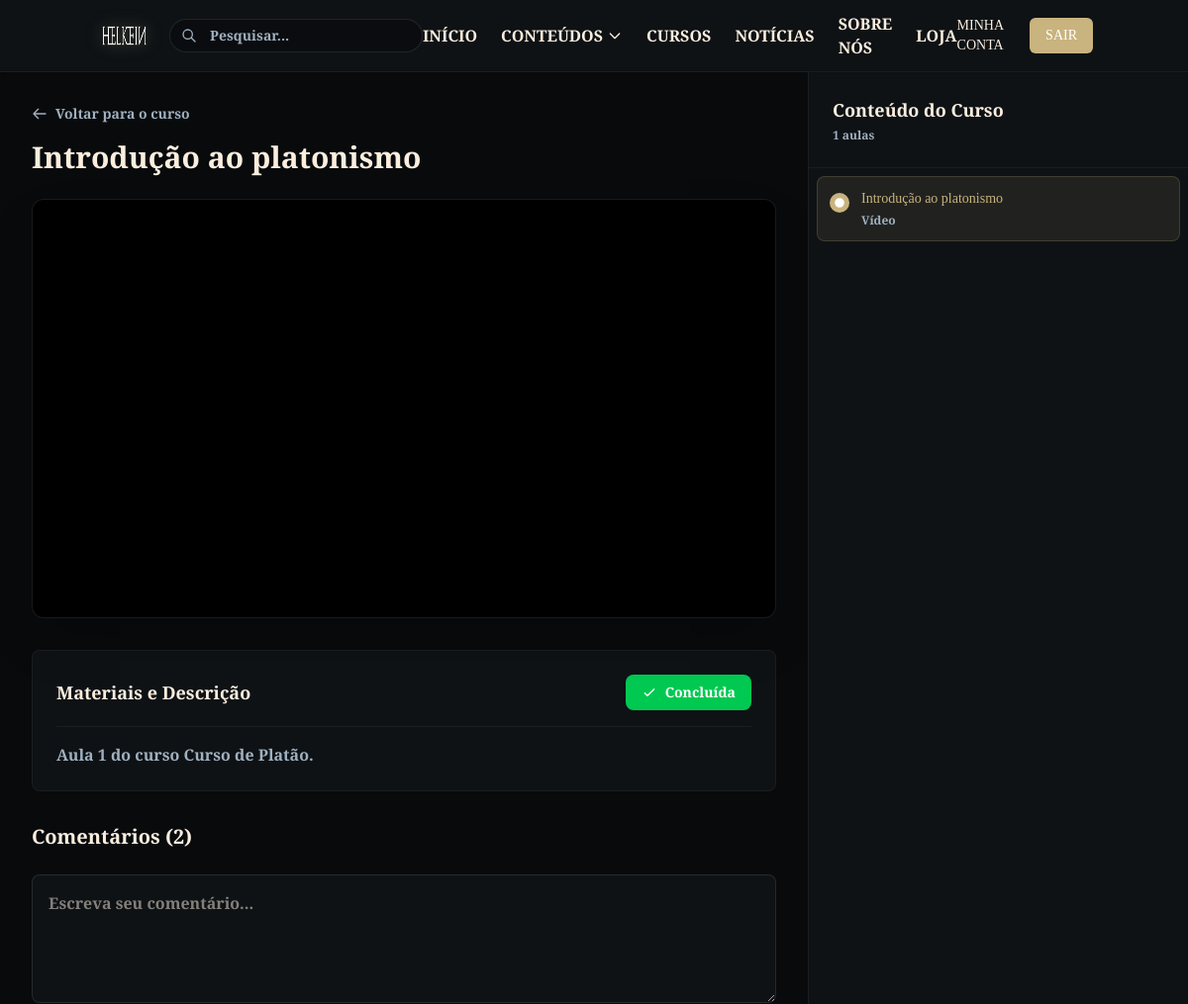
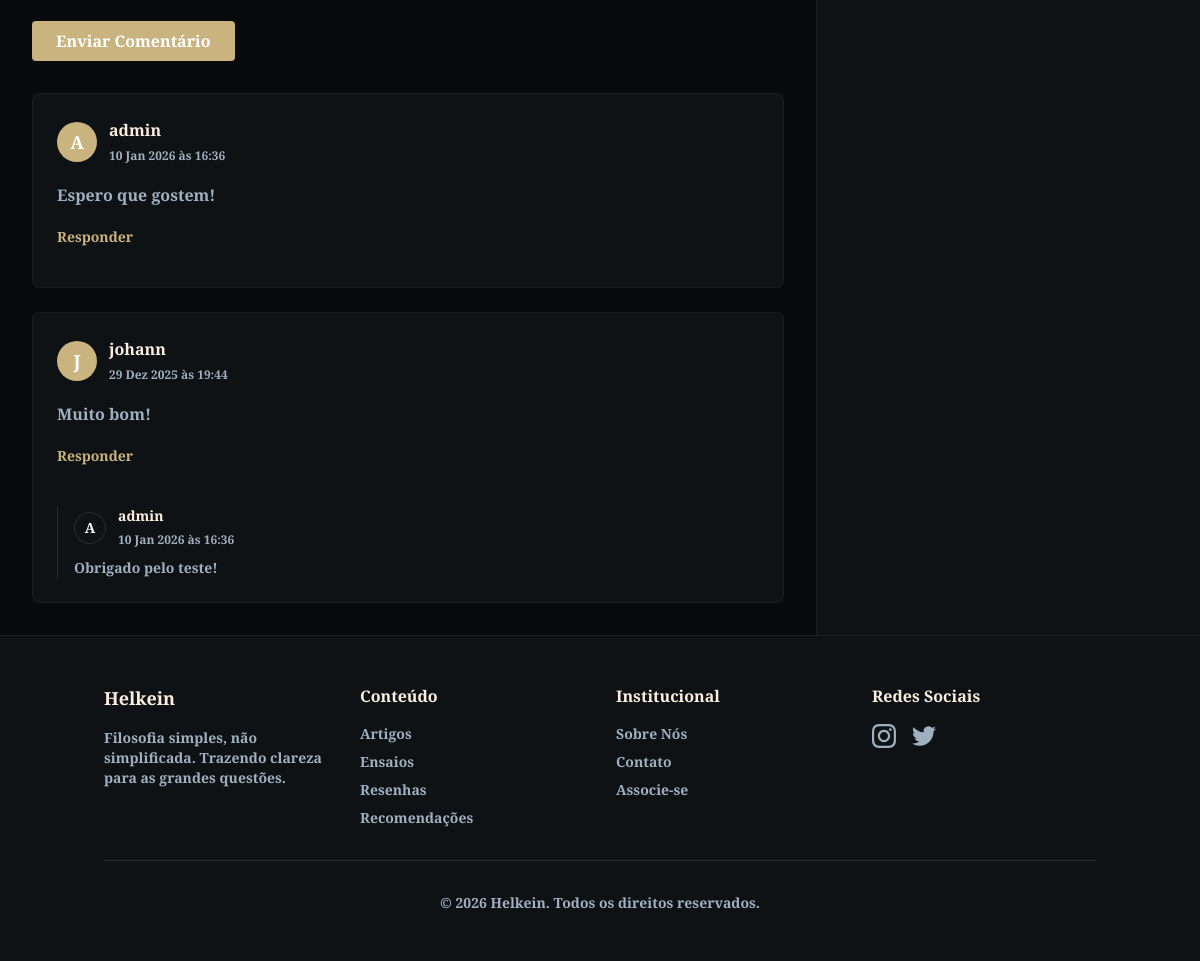
The page /cursos/curso-platao/aula/1/ (signed in) on the database its author committed (2 pictures, top to bottom).
### core/models.py (models this page shows, shortened)
class Lesson(models.Model):
    course = models.ForeignKey(Course, on_delete=models.CASCADE, related_name='lessons')
    module = models.ForeignKey(Module, on_delete=models.SET_NULL, related_name='lessons', null=True, blank=True)
    title = models.CharField(max_length=200)
    order = models.PositiveIntegerField()
    vimeo_video_id = models.CharField(max_length=100, blank=True, null=True)
    duration = models.CharField(max_length=10, blank=True, null=True, help_text="Duration in MM:SS")
    materials = models.FileField(upload_to='lessons/materials/', blank=True, null=True)
    required_plan = models.ForeignKey(Plan, on_delete=models.SET_NULL, null=True, blank=True)
    class Meta:
        ordering = ['order']
        verbose_name = "Aula"
        verbose_name_plural = "Aulas"

class Course(models.Model):
    STATUS_CHOICES = [
        ('draft', 'Draft'),
        ('published', 'Published'),
    ]
    title = models.CharField(max_length=200)
    slug = models.SlugField(unique=True, blank=True)
    description = models.TextField()
    cover_image = models.ImageField(upload_to='courses/covers/', blank=True, null=True)
    status = models.CharField(max_length=20, choices=STATUS_CHOICES, default='draft')
    created_at = models.DateTimeField(auto_now_add=True)
    updated_at = models.DateTimeField(auto_now=True)
    views = models.PositiveIntegerField(default=0)
    class Meta:
        verbose_name = "Curso"
        verbose_name_plural = "Cursos"

class Comment(models.Model):
    user = models.ForeignKey(User, on_delete=models.CASCADE, related_name='comments')
    content = models.TextField()
    created_at = models.DateTimeField(auto_now_add=True)
    active = models.BooleanField(default=True)
    parent = models.ForeignKey('self', on_delete=models.CASCADE, null=True, blank=True, related_name='replies')
    article = models.ForeignKey(Article, on_delete=models.CASCADE, related_name='comments', null=True, blank=True)
    lesson = models.ForeignKey(Lesson, on_delete=models.CASCADE, related_name='comments', null=True, blank=True)
    class Meta:
        ordering = ['-created_at']
        verbose_name = "Comentário"
        verbose_name_plural = "Comentários"

### core/views.py (the view)
# urls.py: path('cursos/<slug:course_slug>/aula/<int:lesson_id>/', views.lesson_detail, name='lesson_detail'),
def lesson_detail(request, course_slug, lesson_id):
    course = get_object_or_404(Course, slug=course_slug, status='published')
    lesson = get_object_or_404(Lesson, id=lesson_id, course=course)
    comments = lesson.comments.filter(active=True, parent__isnull=True)
    is_completed = False
    if request.user.is_authenticated:
        is_completed = CourseProgress.objects.filter(user=request.user, lesson=lesson).exists()
    if request.method == 'POST':
        if not request.user.is_authenticated:
            return redirect('account_login')
        form = CommentForm(request.POST)
        if form.is_valid():
            comment = form.save(commit=False)
            comment.user = request.user
            comment.lesson = lesson
            parent_id = request.POST.get('parent_id')
            if parent_id:
                try:
                    parent_comment = Comment.objects.get(id=parent_id)
                    comment.parent = parent_comment
                except Comment.DoesNotExist:
                    pass
            comment.save()
            messages.success(request, 'Comentário enviado com sucesso!')
            return redirect('lesson_detail', course_slug=course_slug, lesson_id=lesson_id)
    else:
        form = CommentForm()
    return render(request, 'core/lesson_detail.html', {
        'course': course,
        'lesson': lesson,
        'comments': comments,
        'comment_form': form,
        'is_completed': is_completed
    })

### core/forms.py
class CommentForm(forms.ModelForm):
    class Meta:
        model = Comment
        fields = ['content']
        widgets = {
            'content': forms.Textarea(attrs={
                'class': 'w-full bg-surface border border-white/10 rounded-lg p-4 text-text-main focus:border-accent focus:ring-1 focus:ring-accent outline-none transition-colors',
                'rows': '4',
                'placeholder': 'Escreva seu comentário...'
            })
        }
        labels = {
            'content': ''
        }

### theme/templates/core/lesson_detail.html (shortened to what this page needs)
{% extends 'base.html' %}
{% block content %}
<div class="flex flex-col lg:flex-row min-h-[calc(100vh-80px)]">
    <div class="flex-1 bg-black/20 p-4 md:p-6 lg:p-8 overflow-y-auto">
        <div class="max-w-6xl mx-auto">
            <div class="mb-6">
                <a href="{% url 'course_detail' course.slug %}" class="text-muted hover:text-white transition-colors flex items-center gap-2 text-sm mb-4">
                    <svg class="w-4 h-4" fill="none" stroke="currentColor" viewBox="0 0 24 24"><path stroke-linecap="round" stroke-linejoin="round" stroke-width="2" d="M10 19l-7-7m0 0l7-7m-7 7h18"></path></svg>
                    Voltar para o curso
                </a>
                <h1 class="text-2xl md:text-3xl font-bold text-text-main mb-2">{{ lesson.title }}</h1>
            </div>
            {% if lesson.vimeo_video_id %}
            <div class="relative bg-black rounded-xl overflow-hidden w-full shadow-2xl border border-white/10 mb-8">
                <div style="padding:56.25% 0 0 0;position:relative;"><iframe src="https://player.vimeo.com/video/{{ lesson.vimeo_video_id }}?badge=0&amp;autopause=0&amp;player_id=0&amp;app_id=58479" frameborder="0" allow="autoplay; fullscreen; picture-in-picture; clipboard-write; encrypted-media; web-share" style="position:absolute;top:0;left:0;width:100%;height:100%;" title="{{ lesson.title }}"></iframe></div><script src="https://player.vimeo.com/api/player.js"></script>
            </div>
            {% else %}
            <div class="bg-surface border border-white/5 rounded-lg p-12 text-center mb-8">
                <p class="text-muted">Este conteúdo não possui vídeo.</p>
            </div>
            {% endif %}
            <div class="bg-surface border border-white/5 rounded-lg p-6">
                <div class="flex items-center justify-between mb-4 border-b border-white/5 pb-4">
                    <h3 class="text-lg font-bold text-text-main">Materiais e Descrição</h3>
                    {% if user.is_authenticated %}
                    <button id="mark-completed-btn"
                            onclick="toggleLessonCompletion({{ lesson.id }})"
                            class="px-4 py-2 rounded-lg transition-all duration-300 text-sm font-bold flex items-center gap-2 {% if is_completed %}bg-green-500 text-white hover:bg-green-600{% else %}bg-white/10 text-muted hover:bg-white/20 hover:text-white{% endif %}">
                        <svg id="check-icon" class="w-4 h-4 transition-transform duration-300 {% if is_completed %}scale-100{% else %}scale-0 w-0{% endif %}" fill="none" stroke="currentColor" viewBox="0 0 24 24"><path stroke-linecap="round" stroke-linejoin="round" stroke-width="2" d="M5 13l4 4L19 7"></path></svg>
                        <span id="btn-text">{% if is_completed %}Concluída{% else %}Marcar como Concluída{% endif %}</span>
                    </button>
                    {% endif %}
                </div>
                <p class="text-muted">
                    Aula {{ lesson.order }} do curso {{ course.title }}.
                </p>
            </div>
            <div class="mt-8">
                <h3 class="text-xl font-bold text-text-main mb-6">Comentários ({{ comments.count }})</h3>
                {% if user.is_authenticated %}
                <form method="post" class="mb-8">
                    <div class="mb-4">
                        {{ comment_form.content }}
                    </div>
                    <button type="submit" class="px-6 py-2 bg-accent text-white rounded hover:bg-accent-hover transition-colors font-bold">
                        Enviar Comentário
                    </button>
                </form>
                {% endif %}
                <div class="space-y-6">
                    {% for comment in comments %}
                    <div class="bg-surface border border-white/5 rounded-lg p-6">
                        <div class="flex items-center justify-between mb-4">
                            <div class="flex items-center gap-3">
                                <div class="w-10 h-10 rounded-full bg-accent flex items-center justify-center text-white font-bold text-lg">
                                    {{ comment.user.username|first|upper }}
                                </div>
                                <div>
                                    <h4 class="font-bold text-text-main">{{ comment.user.username }}</h4>
                                    <span class="text-xs text-muted">{{ comment.created_at|date:"d M Y \à\s H:i" }}</span>
                                </div>
                            </div>
                        </div>
                        <div class="text-muted leading-relaxed mb-4">
                            {{ comment.content|linebreaks }}
                        </div>
                        {% if user.is_authenticated %}
                        <button onclick="toggleReplyForm('{{ comment.id }}')" class="text-sm text-accent hover:text-white transition-colors mb-4">
                            Responder
                        </button>
                        {% endif %}
                        {% with replies=comment.replies.all %}
                        {% if replies %}
                        <div class="space-y-4 mt-6">
                            {% for reply in replies %}
                            {% if reply.active %}
                            <div class="ml-8 pl-4 border-l border-white/10">
                                <div class="flex items-center gap-3 mb-2">
                                    <div class="w-8 h-8 rounded-full bg-surface border border-white/10 flex items-center justify-center text-white text-sm">
                                        {{ reply.user.username|first|upper }}
                                    </div>
                                    <div>
                                        <h5 class="font-bold text-text-main text-sm">{{ reply.user.username }}</h5>
                                        <span class="text-xs text-muted">{{ reply.created_at|date:"d M Y \à\s H:i" }}</span>
                                    </div>
                                </div>
                                <div class="text-sm text-muted">
                                    {{ reply.content|linebreaks }}
                                </div>
                            </div>
                            {% endif %}
                            {% endfor %}
                        </div>
                        {% endif %}
                        {% endwith %}
                    </div>
                    {% empty %}
                    <p class="text-muted italic">Seja o primeiro a comentar.</p>
                    {% endfor %}
                </div>
            </div>
        </div>
    </div>
    <div class="w-full lg:w-96 bg-surface border-l border-white/5 flex flex-col h-auto lg:h-[calc(100vh-80px)] sticky top-0">
        <div class="p-6 border-b border-white/5 bg-surface z-10">
            <h3 class="text-lg font-bold text-text-main">Conteúdo do Curso</h3>
            <p class="text-xs text-muted mt-1">{{ course.lessons.count }} aulas</p>
        </div>
        <div class="flex-1 overflow-y-auto p-2 space-y-1">
            {% for module in course.modules.all %}
            <div class="mb-2">
                <div class="px-4 py-2 text-sm font-bold text-muted uppercase tracking-wider bg-white/5 rounded mb-1">
                    {{ module.title }}
                </div>
                <div class="space-y-1">
                    {% for l in module.lessons.all %}
                    <a href="{% url 'lesson_detail' course.slug l.id %}" class="flex items-start gap-3 p-3 rounded-lg transition-all {% if l.id == lesson.id %}bg-accent/10 border border-accent/20{% else %}hover:bg-white/5 border border-transparent{% endif %}">
                        <div class="flex-shrink-0 mt-1">
                            {% if l.id == lesson.id %}
                            <div class="w-5 h-5 rounded-full bg-accent flex items-center justify-center">
                                <svg class="w-3 h-3 text-white" fill="currentColor" viewBox="0 0 20 20"><path d="M10 18a8 8 0 100-16 8 8 0 000 16zM9.555 7.168A1 1 0 008 8v4a1 1 0 001.555.832l3-2a1 1 0 000-1.664l-3-2z"></path></svg>
                            </div>
                            {% else %}
                            <div class="w-5 h-5 rounded-full bg-white/10 flex items-center justify-center text-xs font-bold text-muted">
                                {{ l.order }}
                            </div>
                            {% endif %}
                        </div>
                        <div class="flex-1 min-w-0">
                            <h4 class="text-sm font-medium {% if l.id == lesson.id %}text-accent{% else %}text-text-main{% endif %} line-clamp-2">{{ l.title }}</h4>
                            <div class="flex items-center gap-2 mt-1">
                                <span class="text-xs text-muted">Vídeo</span>
                                {% if l.duration %}
                                <span class="text-xs text-muted">• {{ l.duration }}</span>
                                {% endif %}
                            </div>
                        </div>
                    </a>
                    {% endfor %}
                </div>
            </div>
            {% empty %}
            {% for l in course.lessons.all %}
            <a href="{% url 'lesson_detail' course.slug l.id %}" class="flex items-start gap-3 p-3 rounded-lg transition-all {% if l.id == lesson.id %}bg-accent/10 border border-accent/20{% else %}hover:bg-white/5 border border-transparent{% endif %}">
                <div class="flex-shrink-0 mt-1">
                    {% if l.id == lesson.id %}
                    <div class="w-5 h-5 rounded-full bg-accent flex items-center justify-center">
                        <svg class="w-3 h-3 text-white" fill="currentColor" viewBox="0 0 20 20"><path d="M10 18a8 8 0 100-16 8 8 0 000 16zM9.555 7.168A1 1 0 008 8v4a1 1 0 001.555.832l3-2a1 1 0 000-1.664l-3-2z"></path></svg>
                    </div>
                    {% else %}
                    <div class="w-5 h-5 rounded-full bg-white/10 flex items-center justify-center text-xs font-bold text-muted">
                        {{ l.order }}
                    </div>
                    {% endif %}
                </div>
                <div class="flex-1 min-w-0">
                    <h4 class="text-sm font-medium {% if l.id == lesson.id %}text-accent{% else %}text-text-main{% endif %} line-clamp-2">{{ l.title }}</h4>
                    <div class="flex items-center gap-2 mt-1">
                        <span class="text-xs text-muted">Vídeo</span>
                    </div>
                </div>
            </a>
            {% endfor %}
            {% endfor %}
        </div>
    </div>
</div>
{% endblock %}

### rows shown on the page
Lesson: title "Introdução ao platonismo", order "1"
Course: title "Curso de Platão", lessons.count "1"
Comment: user.username|first "A", user.username "admin", created_at "10 Jan 2026 às 16:36", content "Espero que gostem!"
Comment: user.username|first "J", user.username "johann", created_at "29 Dez 2025 às 19:44", content "Muito bom!"
Comment: user.username|first "A", user.username "admin", created_at "10 Jan 2026 às 16:36", content "Obrigado pelo teste!"

### other values the page prints
{{ comments.count }} "2"
